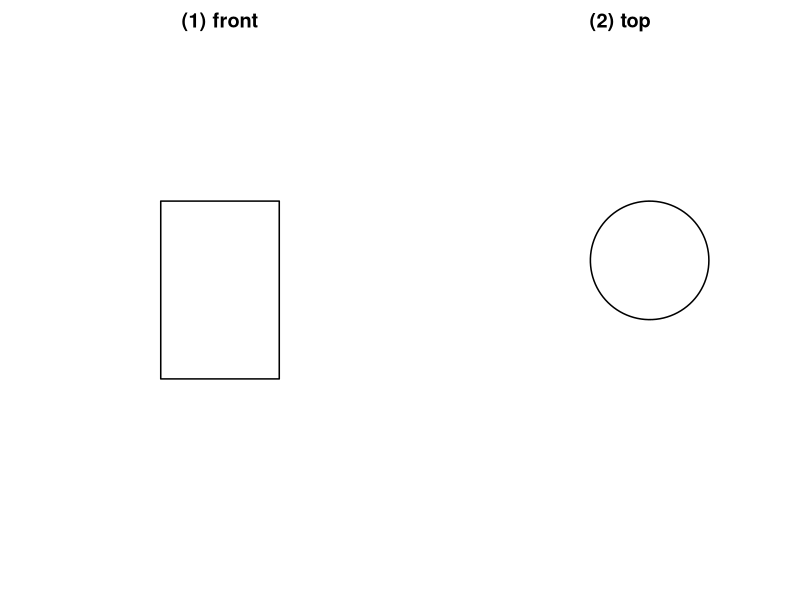

Generate this figure with R:
setwd("C:/Users/18904/Github/junior-mathematics/codes")
if(!dir.exists("../figures"))dir.create("../figures")

# week171-1: right circular cylinder orthographic projections
# (1) front view -> rectangle, (2) top view -> circle
draw1=function(){
  par(mfrow=c(1,2),mar=c(3,3,2,1))
  # (1) cylinder from front: rectangle
  plot(0,0,xlim=c(-1,4),ylim=c(-1,5),type="n",asp=1,axes=FALSE,xlab="",ylab="",main="(1) front")
  rect(0.5,0.5,2.5,3.5,lwd=1.5)
  # (2) cylinder from top: circle
  plot(0,0,xlim=c(-1,4),ylim=c(-1,4),type="n",asp=1,axes=FALSE,xlab="",ylab="",main="(2) top")
  theta=seq(0,2*pi,length=100);polygon(2+cos(theta),2+sin(theta),lwd=1.5)
}
cairo_pdf("../figures/week171-1.pdf",width=8,height=4,family="sans");draw1();dev.off()
svglite::svglite("../figures/week171-1.svg",width=8,height=4);draw1();dev.off()
